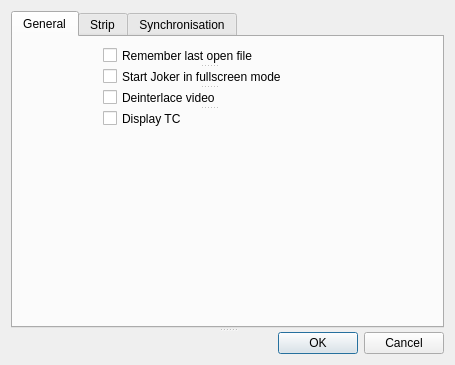
<?xml version="1.0" encoding="UTF-8"?>
<ui version="4.0">
 <class>PreferencesDialog</class>
 <widget class="QWidget" name="PreferencesDialog">
  <property name="geometry">
   <rect>
    <x>0</x>
    <y>0</y>
    <width>455</width>
    <height>365</height>
   </rect>
  </property>
  <property name="windowTitle">
   <string>Preferences</string>
  </property>
  <property name="layoutDirection">
   <enum>Qt::LeftToRight</enum>
  </property>
  <layout class="QHBoxLayout" name="horizontalLayout">
   <item>
    <widget class="QSplitter" name="splitter">
     <property name="orientation">
      <enum>Qt::Vertical</enum>
     </property>
     <widget class="QTabWidget" name="tabWidget">
      <property name="currentIndex">
       <number>0</number>
      </property>
      <widget class="QWidget" name="tabGeneral">
       <attribute name="title">
        <string>General</string>
       </attribute>
       <widget class="QSplitter" name="splitter_2">
        <property name="geometry">
         <rect>
          <x>90</x>
          <y>10</y>
          <width>212</width>
          <height>80</height>
         </rect>
        </property>
        <property name="orientation">
         <enum>Qt::Vertical</enum>
        </property>
        <widget class="QCheckBox" name="cBoxLastFile">
         <property name="layoutDirection">
          <enum>Qt::LeftToRight</enum>
         </property>
         <property name="text">
          <string>Remember last open file</string>
         </property>
        </widget>
        <widget class="QCheckBox" name="cBoxFullscreen">
         <property name="layoutDirection">
          <enum>Qt::LeftToRight</enum>
         </property>
         <property name="text">
          <string>Start Joker in fullscreen mode</string>
         </property>
         <property name="tristate">
          <bool>false</bool>
         </property>
        </widget>
        <widget class="QCheckBox" name="cBoxDeinterlace">
         <property name="layoutDirection">
          <enum>Qt::LeftToRight</enum>
         </property>
         <property name="text">
          <string>Deinterlace video</string>
         </property>
         <property name="tristate">
          <bool>false</bool>
         </property>
        </widget>
        <widget class="QCheckBox" name="cBoxDisplayTC">
         <property name="layoutDirection">
          <enum>Qt::LeftToRight</enum>
         </property>
         <property name="text">
          <string>Display TC</string>
         </property>
        </widget>
       </widget>
      </widget>
      <widget class="QWidget" name="tabStrip">
       <attribute name="title">
        <string>Strip</string>
       </attribute>
       <layout class="QVBoxLayout" name="verticalLayout_4">
        <item>
         <layout class="QGridLayout" name="layoutStrip">
          <item row="2" column="0">
           <layout class="QVBoxLayout" name="layoutFont">
            <item>
             <widget class="QLineEdit" name="lineEditFilter">
              <property name="text">
               <string/>
              </property>
              <property name="placeholderText">
               <string>Filter</string>
              </property>
             </widget>
            </item>
            <item>
             <widget class="QListWidget" name="listWidgetFont"/>
            </item>
           </layout>
          </item>
          <item row="0" column="0">
           <layout class="QFormLayout" name="layoutBoldness">
            <property name="fieldGrowthPolicy">
             <enum>QFormLayout::FieldsStayAtSizeHint</enum>
            </property>
            <property name="labelAlignment">
             <set>Qt::AlignCenter</set>
            </property>
            <property name="formAlignment">
             <set>Qt::AlignLeading|Qt::AlignLeft|Qt::AlignTop</set>
            </property>
            <item row="0" column="0">
             <widget class="QLabel" name="lblBoldness">
              <property name="text">
               <string>Bold :</string>
              </property>
             </widget>
            </item>
            <item row="0" column="1">
             <widget class="QSlider" name="sliderBoldness">
              <property name="sizePolicy">
               <sizepolicy hsizetype="Expanding" vsizetype="Expanding">
                <horstretch>0</horstretch>
                <verstretch>0</verstretch>
               </sizepolicy>
              </property>
              <property name="minimumSize">
               <size>
                <width>200</width>
                <height>0</height>
               </size>
              </property>
              <property name="maximum">
               <number>5</number>
              </property>
              <property name="orientation">
               <enum>Qt::Horizontal</enum>
              </property>
              <property name="tickPosition">
               <enum>QSlider::TicksBothSides</enum>
              </property>
              <property name="tickInterval">
               <number>1</number>
              </property>
             </widget>
            </item>
           </layout>
          </item>
          <item row="2" column="1" alignment="Qt::AlignHCenter">
           <widget class="QSlider" name="sliderStripHeight">
            <property name="sizePolicy">
             <sizepolicy hsizetype="Fixed" vsizetype="Expanding">
              <horstretch>0</horstretch>
              <verstretch>0</verstretch>
             </sizepolicy>
            </property>
            <property name="maximumSize">
             <size>
              <width>22</width>
              <height>16777215</height>
             </size>
            </property>
            <property name="layoutDirection">
             <enum>Qt::LeftToRight</enum>
            </property>
            <property name="maximum">
             <number>100</number>
            </property>
            <property name="orientation">
             <enum>Qt::Vertical</enum>
            </property>
           </widget>
          </item>
          <item row="1" column="1">
           <widget class="QLabel" name="lblStripHeight">
            <property name="text">
             <string>Strip Height</string>
            </property>
           </widget>
          </item>
          <item row="1" column="0">
           <layout class="QFormLayout" name="layoutItalic">
            <property name="labelAlignment">
             <set>Qt::AlignLeading|Qt::AlignLeft|Qt::AlignTop</set>
            </property>
            <property name="formAlignment">
             <set>Qt::AlignLeading|Qt::AlignLeft|Qt::AlignTop</set>
            </property>
            <item row="1" column="0">
             <widget class="QLabel" name="lblItalic">
              <property name="text">
               <string>Italic :</string>
              </property>
             </widget>
            </item>
            <item row="1" column="1">
             <widget class="QSlider" name="sliderItalic">
              <property name="enabled">
               <bool>false</bool>
              </property>
              <property name="minimumSize">
               <size>
                <width>200</width>
                <height>0</height>
               </size>
              </property>
              <property name="orientation">
               <enum>Qt::Horizontal</enum>
              </property>
             </widget>
            </item>
           </layout>
          </item>
          <item row="0" column="1">
           <layout class="QFormLayout" name="layoutForm">
            <item row="0" column="0">
             <widget class="QLabel" name="lblSpeed">
              <property name="text">
               <string>Speed:</string>
              </property>
             </widget>
            </item>
            <item row="0" column="1">
             <widget class="QSpinBox" name="spinBoxSpeed">
              <property name="minimum">
               <number>1</number>
              </property>
              <property name="maximum">
               <number>100</number>
              </property>
              <property name="value">
               <number>12</number>
              </property>
             </widget>
            </item>
           </layout>
          </item>
         </layout>
        </item>
       </layout>
       <zorder></zorder>
      </widget>
      <widget class="QWidget" name="tabSynchro">
       <attribute name="title">
        <string>Synchronisation</string>
       </attribute>
       <layout class="QVBoxLayout" name="verticalLayout_2">
        <item>
         <layout class="QGridLayout" name="gridLayout">
          <item row="4" column="1" alignment="Qt::AlignLeft">
           <widget class="QLineEdit" name="lineEditSonyID">
            <property name="maximumSize">
             <size>
              <width>70</width>
              <height>16777215</height>
             </size>
            </property>
            <property name="maxLength">
             <number>20</number>
            </property>
            <property name="placeholderText">
             <string>F0 C0</string>
            </property>
           </widget>
          </item>
          <item row="3" column="1" alignment="Qt::AlignLeft">
           <widget class="QCheckBox" name="cBoxSonyAutoconnect">
            <property name="text">
             <string/>
            </property>
           </widget>
          </item>
          <item row="0" column="1" alignment="Qt::AlignLeft">
           <widget class="QSpinBox" name="spinBoxDelay">
            <property name="maximum">
             <number>10000</number>
            </property>
            <property name="singleStep">
             <number>10</number>
            </property>
           </widget>
          </item>
          <item row="0" column="0">
           <widget class="QLabel" name="lblDelay">
            <property name="text">
             <string>Delay</string>
            </property>
           </widget>
          </item>
          <item row="4" column="0">
           <widget class="QLabel" name="lblSonyID">
            <property name="text">
             <string>Sony ID</string>
            </property>
           </widget>
          </item>
          <item row="5" column="0">
           <widget class="QLabel" name="lblSonyHighSpeed">
            <property name="text">
             <string>Sony high speed</string>
            </property>
           </widget>
          </item>
          <item row="3" column="0">
           <widget class="QLabel" name="lblSonyAutoconnect">
            <property name="text">
             <string>Sony autoconnect</string>
            </property>
           </widget>
          </item>
          <item row="0" column="2">
           <widget class="QRadioButton" name="radioButtonMS">
            <property name="text">
             <string>millisecond</string>
            </property>
           </widget>
          </item>
          <item row="5" column="1" alignment="Qt::AlignLeft">
           <widget class="QSpinBox" name="spinBoxSonyHighSpeed">
            <property name="minimumSize">
             <size>
              <width>75</width>
              <height>0</height>
             </size>
            </property>
            <property name="minimum">
             <number>1</number>
            </property>
            <property name="maximum">
             <number>100</number>
            </property>
            <property name="value">
             <number>3</number>
            </property>
           </widget>
          </item>
          <item row="1" column="2">
           <widget class="QRadioButton" name="radioButtonQF">
            <property name="text">
             <string>quarter frame</string>
            </property>
           </widget>
          </item>
         </layout>
        </item>
       </layout>
      </widget>
     </widget>
     <widget class="QDialogButtonBox" name="buttonBox">
      <property name="standardButtons">
       <set>QDialogButtonBox::Cancel|QDialogButtonBox::Ok</set>
      </property>
     </widget>
    </widget>
   </item>
  </layout>
 </widget>
 <layoutdefault spacing="6" margin="11"/>
 <resources/>
 <connections/>
</ui>
